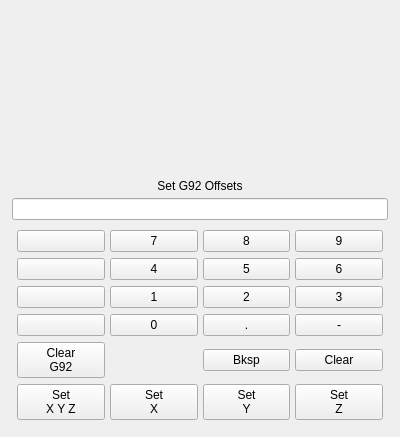
<?xml version="1.0" encoding="UTF-8"?>
<ui version="4.0">
 <class>Form</class>
 <widget class="QWidget" name="Form">
  <property name="geometry">
   <rect>
    <x>0</x>
    <y>0</y>
    <width>400</width>
    <height>437</height>
   </rect>
  </property>
  <property name="windowTitle">
   <string>Form</string>
  </property>
  <layout class="QVBoxLayout" name="verticalLayout">
   <item>
    <widget class="VCPWidget" name="g92Widget">
     <property name="rules" stdset="0">
      <string>[{&quot;channels&quot;: [{&quot;url&quot;: &quot;status:all_axes_homed&quot;, &quot;trigger&quot;: true}], &quot;property&quot;: &quot;Enable&quot;, &quot;expression&quot;: &quot;ch[0]&quot;, &quot;name&quot;: &quot;New Rule&quot;}]</string>
     </property>
     <layout class="QGridLayout" name="gridLayout_18">
      <property name="leftMargin">
       <number>1</number>
      </property>
      <property name="topMargin">
       <number>1</number>
      </property>
      <property name="rightMargin">
       <number>1</number>
      </property>
      <property name="bottomMargin">
       <number>1</number>
      </property>
      <property name="spacing">
       <number>5</number>
      </property>
      <item row="1" column="0" colspan="4">
       <widget class="QLabel" name="label_21">
        <property name="text">
         <string>Set G92 Offsets</string>
        </property>
        <property name="alignment">
         <set>Qt::AlignCenter</set>
        </property>
       </widget>
      </item>
      <item row="2" column="0" colspan="4">
       <widget class="QLineEdit" name="g92OffsetsLbl">
        <property name="readOnly">
         <bool>true</bool>
        </property>
       </widget>
      </item>
      <item row="0" column="0" colspan="4">
       <spacer name="verticalSpacer_8">
        <property name="orientation">
         <enum>Qt::Vertical</enum>
        </property>
        <property name="sizeHint" stdset="0">
         <size>
          <width>20</width>
          <height>40</height>
         </size>
        </property>
       </spacer>
      </item>
      <item row="3" column="0" colspan="4">
       <widget class="QWidget" name="g92Keypad" native="true">
        <layout class="QGridLayout" name="gridLayout_8">
         <property name="leftMargin">
          <number>5</number>
         </property>
         <property name="topMargin">
          <number>5</number>
         </property>
         <property name="rightMargin">
          <number>5</number>
         </property>
         <property name="bottomMargin">
          <number>5</number>
         </property>
         <property name="horizontalSpacing">
          <number>5</number>
         </property>
         <item row="1" column="2">
          <widget class="QPushButton" name="pushButton_107">
           <property name="text">
            <string>5</string>
           </property>
          </widget>
         </item>
         <item row="1" column="1">
          <widget class="QPushButton" name="pushButton_106">
           <property name="text">
            <string>4</string>
           </property>
          </widget>
         </item>
         <item row="3" column="1">
          <widget class="QPushButton" name="pushButton_21">
           <property name="text">
            <string>0</string>
           </property>
          </widget>
         </item>
         <item row="2" column="0">
          <widget class="QPushButton" name="pushButton_35">
           <property name="text">
            <string/>
           </property>
          </widget>
         </item>
         <item row="0" column="3">
          <widget class="QPushButton" name="pushButton_103">
           <property name="text">
            <string>9</string>
           </property>
          </widget>
         </item>
         <item row="1" column="3">
          <widget class="QPushButton" name="pushButton_108">
           <property name="text">
            <string>6</string>
           </property>
          </widget>
         </item>
         <item row="0" column="1">
          <widget class="QPushButton" name="pushButton_101">
           <property name="text">
            <string>7</string>
           </property>
          </widget>
         </item>
         <item row="2" column="1">
          <widget class="QPushButton" name="pushButton_99">
           <property name="text">
            <string>1</string>
           </property>
          </widget>
         </item>
         <item row="0" column="0">
          <widget class="QPushButton" name="pushButton_100">
           <property name="text">
            <string/>
           </property>
          </widget>
         </item>
         <item row="1" column="0">
          <widget class="QPushButton" name="pushButton_105">
           <property name="text">
            <string/>
           </property>
          </widget>
         </item>
         <item row="0" column="2">
          <widget class="QPushButton" name="pushButton_102">
           <property name="text">
            <string>8</string>
           </property>
          </widget>
         </item>
         <item row="2" column="3">
          <widget class="QPushButton" name="pushButton_50">
           <property name="text">
            <string>3</string>
           </property>
          </widget>
         </item>
         <item row="3" column="2">
          <widget class="QPushButton" name="pushButton_31">
           <property name="text">
            <string>.</string>
           </property>
          </widget>
         </item>
         <item row="4" column="3">
          <widget class="QPushButton" name="g92ClearBtn">
           <property name="text">
            <string>Clear</string>
           </property>
          </widget>
         </item>
         <item row="4" column="0">
          <widget class="MDIButton" name="mdibutton_11">
           <property name="text">
            <string>Clear
G92</string>
           </property>
           <property name="MDICommand" stdset="0">
            <string>G92.1</string>
           </property>
          </widget>
         </item>
         <item row="4" column="2">
          <widget class="QPushButton" name="g92BkspBtn">
           <property name="text">
            <string>Bksp</string>
           </property>
          </widget>
         </item>
         <item row="3" column="0">
          <widget class="QPushButton" name="pushButton_22">
           <property name="text">
            <string/>
           </property>
          </widget>
         </item>
         <item row="2" column="2">
          <widget class="QPushButton" name="pushButton_45">
           <property name="text">
            <string>2</string>
           </property>
          </widget>
         </item>
         <item row="3" column="3">
          <widget class="QPushButton" name="pushButton_104">
           <property name="text">
            <string>-</string>
           </property>
          </widget>
         </item>
         <item row="5" column="0">
          <widget class="MDIButton" name="mdibutton_7">
           <property name="text">
            <string>Set
X Y Z</string>
           </property>
          </widget>
         </item>
         <item row="5" column="1">
          <widget class="MDIButton" name="mdibutton_8">
           <property name="text">
            <string>Set
X</string>
           </property>
          </widget>
         </item>
         <item row="5" column="2">
          <widget class="MDIButton" name="mdibutton_9">
           <property name="text">
            <string>Set
Y</string>
           </property>
          </widget>
         </item>
         <item row="5" column="3">
          <widget class="MDIButton" name="mdibutton_10">
           <property name="text">
            <string>Set
Z</string>
           </property>
          </widget>
         </item>
        </layout>
       </widget>
      </item>
     </layout>
    </widget>
   </item>
  </layout>
 </widget>
 <customwidgets>
  <customwidget>
   <class>VCPWidget</class>
   <extends>QWidget</extends>
   <header>qtpyvcp.widgets.containers.widget</header>
   <container>1</container>
  </customwidget>
  <customwidget>
   <class>MDIButton</class>
   <extends>QPushButton</extends>
   <header>qtpyvcp.widgets.button_widgets.mdi_button</header>
  </customwidget>
 </customwidgets>
 <resources/>
 <connections/>
</ui>
